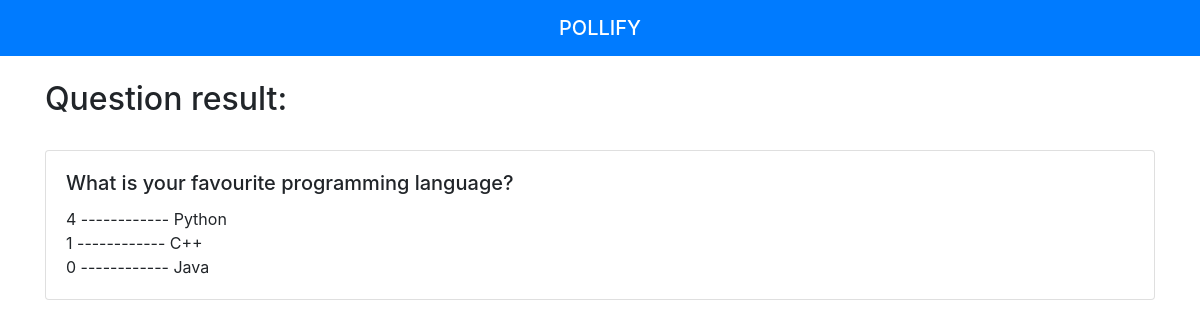
/1/results/, run on the app's committed database.
### polls/models.py (models this page shows, shortened)
class Question(models.Model):
    question_text = models.CharField(max_length=200)
    pub_date = models.DateTimeField('date published', auto_now_add=True)

class Choice(models.Model):
    question = models.ForeignKey(Question, on_delete=models.CASCADE)
    choice_text = models.CharField(max_length=200)
    votes = models.IntegerField(default=0)
    def __str__(self):
        return self.choice_text

### polls/views.py (the view)
# urls.py: path('<int:question_id>/results/', views.results, name='results'),
def results(request, question_id):
    question = Question.objects.get(pk=question_id)
    context = {
        'question': question,
        }
    return render(request, 'polls/results.html', context)

### templates/polls/results.html (shortened to what this page needs)
{% extends 'base.html' %}
{% block content %}
  <br>
  <h2>Question result:</h2>
  <br>
    <div class="card">
      <div class="card-body">
        <h5 class="card-title">{{ question.question_text }}</h5>
        {% for choice in question.choice_set.all %}
          <span>{{choice.votes}} ------------</span>
          <span>{{choice}}</span>
          <br>
        {% endfor %}
      </div>
    </div>
    <br>
{% endblock %}

### data on the page
Question: question_text "What is your favourite programming language?"
Choice: votes "4", choice_text "Python"
Choice: votes "1", choice_text "C++"
Choice: votes "0", choice_text "Java"
